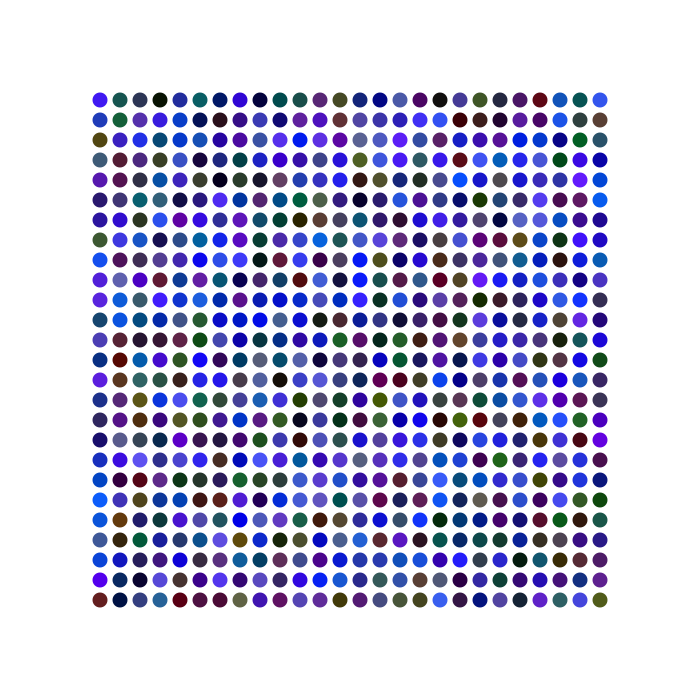
Frame 1 (no input)
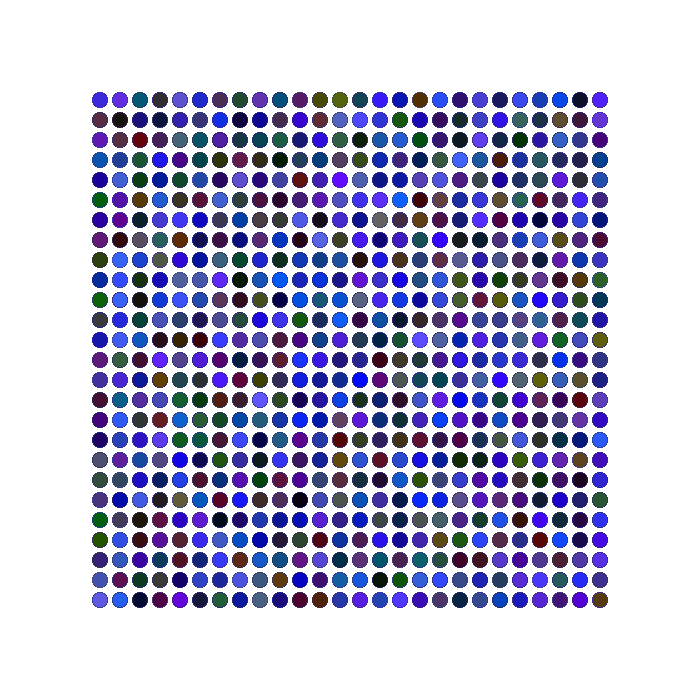
Frame 60 (the mouse pressed at the canvas centre just before this capture)
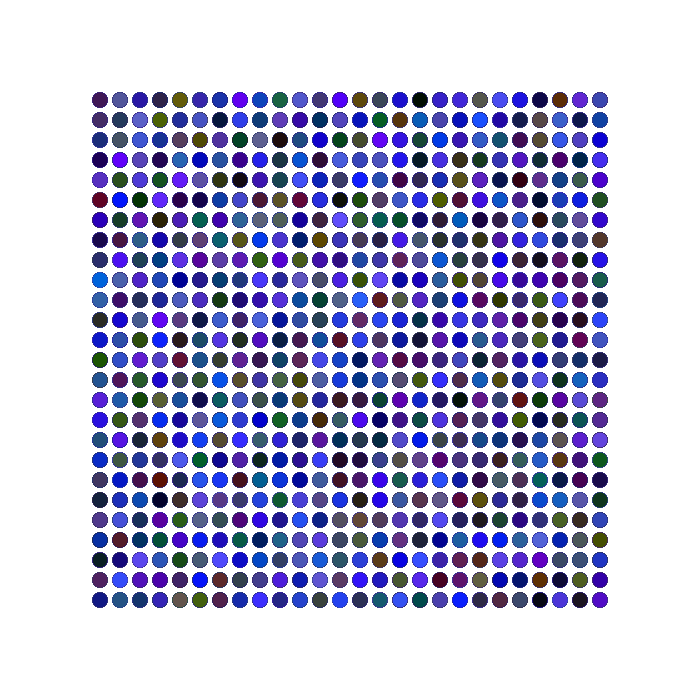
Frame 120 (the mouse held since frame 60 and released just before this capture)

The Processing sketch that drew these frames (run headless with seeded random() and noise(); from frame 60 on, the mouse is pressed at the canvas centre):

// Processing sketch: processing_140836
// ── processing_140836.pde

void setup(){
size (700,700);
background(255);
smooth();
frameRate(5);
}
void draw() {
  for (int y=100; y < height-90; y += 10){
    for ( int x=100; x < width-90; x += 10){
      fill( int(random(100)), random(100), int(random(255)));
      noStroke();
      smooth();
      ellipse(x, y, 15, 15);
      x+=10;
    }
  y+=10;
  }
}
